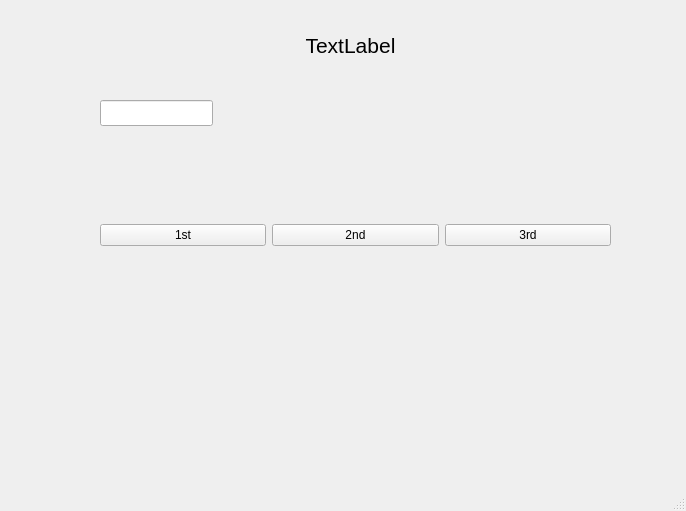
<?xml version="1.0" encoding="UTF-8"?>
<ui version="4.0">
 <class>MainWindow</class>
 <widget class="QMainWindow" name="MainWindow">
  <property name="geometry">
   <rect>
    <x>0</x>
    <y>0</y>
    <width>686</width>
    <height>511</height>
   </rect>
  </property>
  <property name="windowTitle">
   <string>MainWindow</string>
  </property>
  <widget class="QWidget" name="centralwidget">
   <widget class="QWidget" name="horizontalLayoutWidget">
    <property name="geometry">
     <rect>
      <x>100</x>
      <y>160</y>
      <width>511</width>
      <height>151</height>
     </rect>
    </property>
    <layout class="QHBoxLayout" name="horizontalLayout">
     <item>
      <widget class="QPushButton" name="firstbutton">
       <property name="text">
        <string>1st</string>
       </property>
      </widget>
     </item>
     <item>
      <widget class="QPushButton" name="secondbutton">
       <property name="text">
        <string>2nd</string>
       </property>
      </widget>
     </item>
     <item>
      <widget class="QPushButton" name="thirdbutton">
       <property name="text">
        <string>3rd</string>
       </property>
      </widget>
     </item>
    </layout>
   </widget>
   <widget class="QLabel" name="label">
    <property name="geometry">
     <rect>
      <x>130</x>
      <y>30</y>
      <width>441</width>
      <height>31</height>
     </rect>
    </property>
    <property name="font">
     <font>
      <pointsize>16</pointsize>
     </font>
    </property>
    <property name="text">
     <string>TextLabel</string>
    </property>
    <property name="alignment">
     <set>Qt::AlignmentFlag::AlignCenter</set>
    </property>
   </widget>
   <widget class="QLineEdit" name="lineEdit">
    <property name="geometry">
     <rect>
      <x>100</x>
      <y>100</y>
      <width>113</width>
      <height>26</height>
     </rect>
    </property>
   </widget>
  </widget>
  <widget class="QMenuBar" name="menubar">
   <property name="geometry">
    <rect>
     <x>0</x>
     <y>0</y>
     <width>686</width>
     <height>33</height>
    </rect>
   </property>
  </widget>
  <widget class="QStatusBar" name="statusbar"/>
 </widget>
 <resources/>
 <connections>
  <connection>
   <sender>firstbutton</sender>
   <signal>clicked()</signal>
   <receiver>MainWindow</receiver>
   <slot>1stClick()</slot>
   <hints>
    <hint type="sourcelabel">
     <x>203</x>
     <y>200</y>
    </hint>
    <hint type="destinationlabel">
     <x>230</x>
     <y>283</y>
    </hint>
   </hints>
  </connection>
  <connection>
   <sender>secondbutton</sender>
   <signal>clicked()</signal>
   <receiver>MainWindow</receiver>
   <slot>2ndClick()</slot>
   <hints>
    <hint type="sourcelabel">
     <x>371</x>
     <y>204</y>
    </hint>
    <hint type="destinationlabel">
     <x>380</x>
     <y>287</y>
    </hint>
   </hints>
  </connection>
  <connection>
   <sender>thirdbutton</sender>
   <signal>clicked()</signal>
   <receiver>MainWindow</receiver>
   <slot>3rdClick()</slot>
   <hints>
    <hint type="sourcelabel">
     <x>552</x>
     <y>208</y>
    </hint>
    <hint type="destinationlabel">
     <x>552</x>
     <y>272</y>
    </hint>
   </hints>
  </connection>
 </connections>
 <slots>
  <slot>firstClick()</slot>
  <slot>secondClick()</slot>
  <slot>thirdClick()</slot>
 </slots>
</ui>
